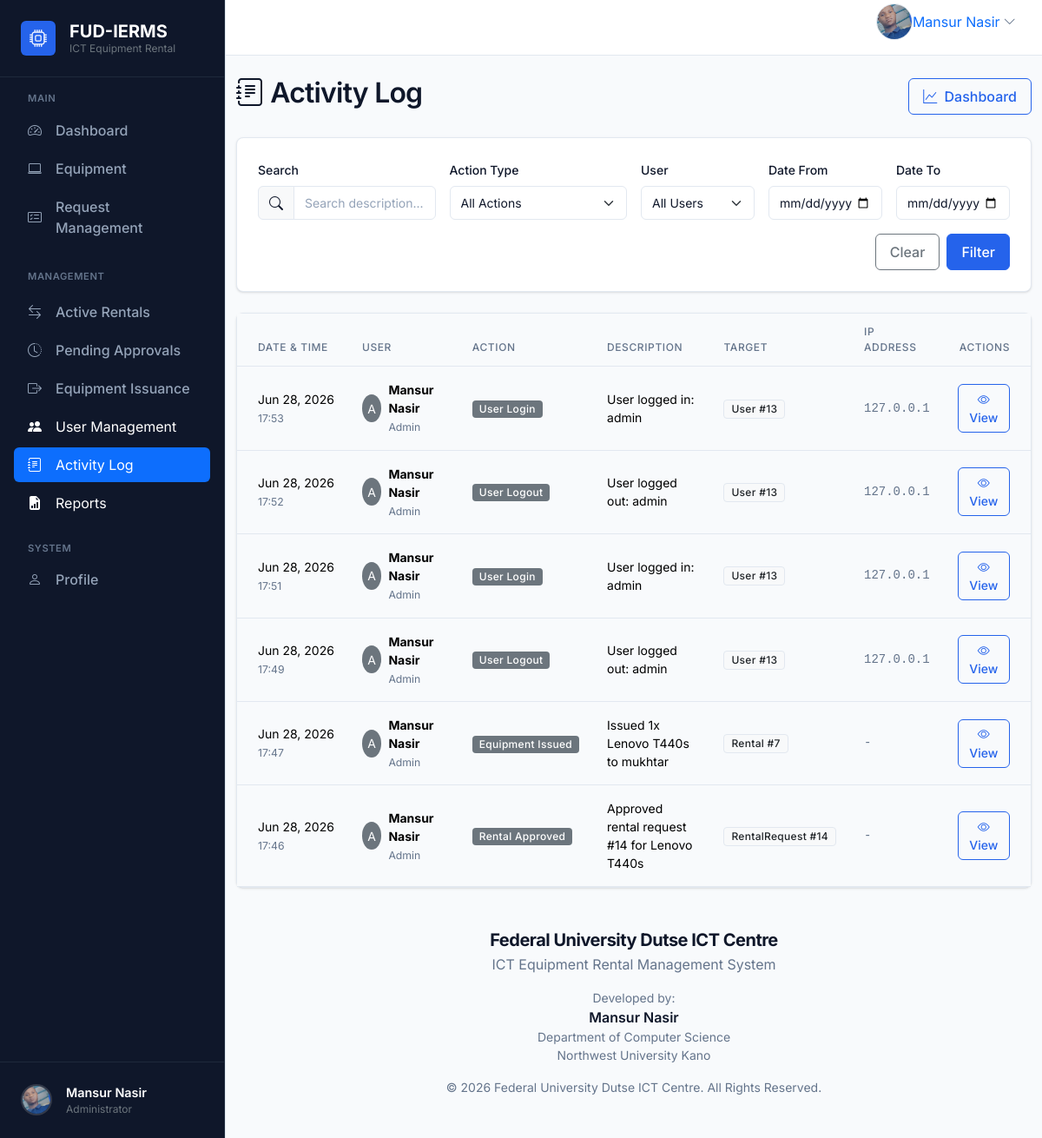
The app's page /activity/ (signed in), older data.
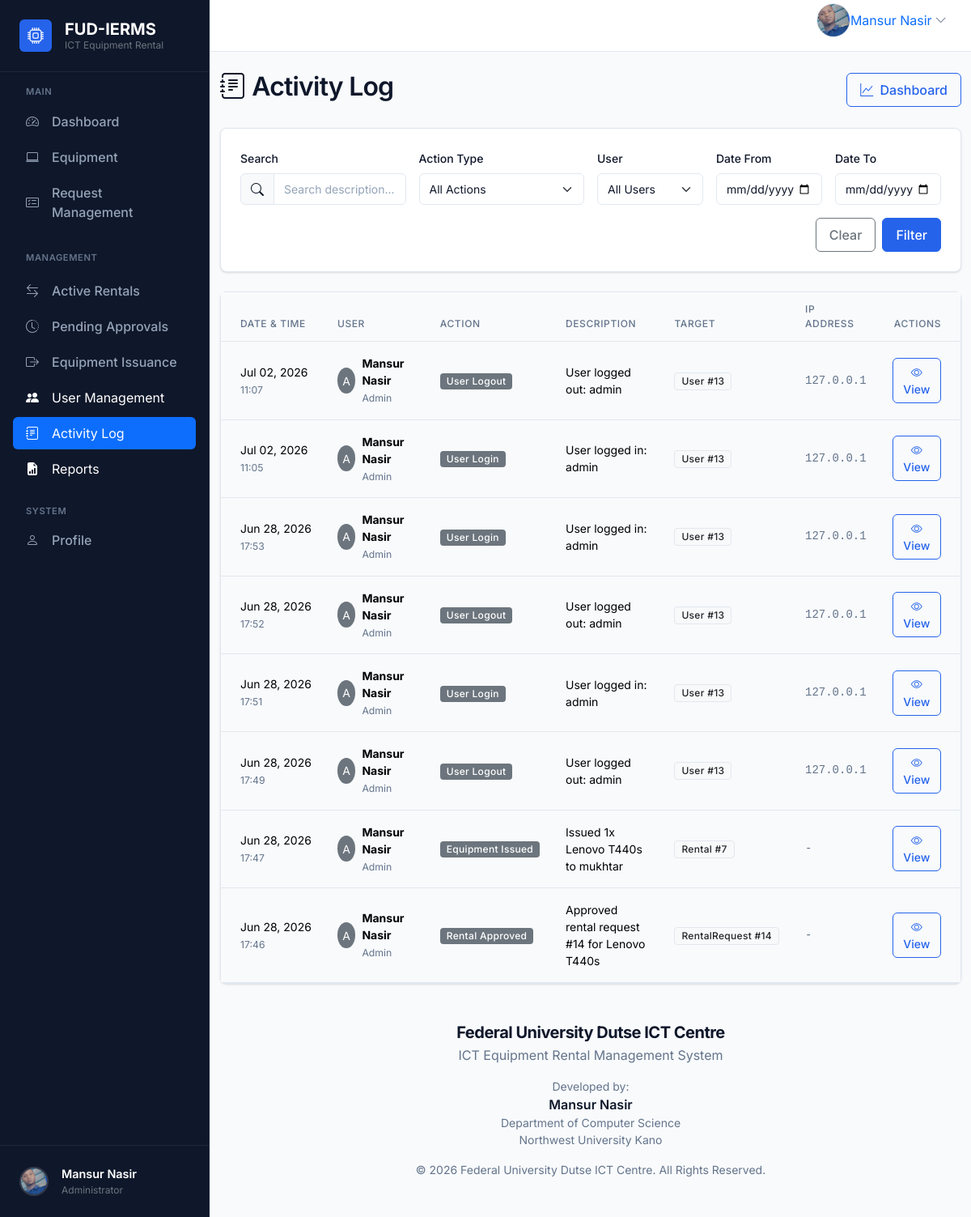
The same page, newer data.
### activitylog/models.py (models this page shows, shortened)
class ActivityLog(models.Model):
    class ActionType(models.TextChoices):
        USER_REGISTERED     = "USER_REGISTERED",     "User Registered"
        USER_LOGIN          = "USER_LOGIN",          "User Login"
        USER_LOGOUT         = "USER_LOGOUT",         "User Logout"
        EQUIPMENT_ADDED     = "EQUIPMENT_ADDED",     "Equipment Added"
        EQUIPMENT_UPDATED   = "EQUIPMENT_UPDATED",   "Equipment Updated"
        EQUIPMENT_DELETED   = "EQUIPMENT_DELETED",   "Equipment Deleted"
        RENTAL_REQUEST_CREATED = "RENTAL_REQUEST_CREATED", "Rental Request Created"
        RENTAL_APPROVED     = "RENTAL_APPROVED",     "Rental Approved"
        RENTAL_REJECTED     = "RENTAL_REJECTED",     "Rental Rejected"
        EQUIPMENT_ISSUED    = "EQUIPMENT_ISSUED",    "Equipment Issued"
        EQUIPMENT_RETURNED  = "EQUIPMENT_RETURNED",  "Equipment Returned"
        USER_UPDATED        = "USER_UPDATED",        "User Updated"
        USER_SUSPENDED      = "USER_SUSPENDED",      "User Suspended"
        USER_ACTIVATED      = "USER_ACTIVATED",      "User Activated"
        REPORT_GENERATED    = "REPORT_GENERATED",    "Report Generated"
    user = models.ForeignKey(
        settings.AUTH_USER_MODEL,
        on_delete=models.SET_NULL,
        null=True, blank=True,
        related_name="activity_logs",
        help_text="The user who performed the action.",
    )
    action = models.CharField(max_length=50, choices=ActionType.choices, db_index=True)
    description = models.TextField(help_text="Human-readable description of what happened.")
    target_model = models.CharField(max_length=100, blank=True, help_text="e.g. 'Equipment', 'User', 'RentalRequest'")
    target_id = models.PositiveIntegerField(null=True, blank=True, help_text="PK of the affected object.")
    ip_address = models.GenericIPAddressField(null=True, blank=True)
    created_at = models.DateTimeField(auto_now_add=True, db_index=True)
    class Meta:
        ordering = ["-created_at"]
        indexes = [
            models.Index(fields=["action"]),
            models.Index(fields=["-created_at"]),
            models.Index(fields=["user", "-created_at"]),
        ]

### accounts/models.py (models this page shows, shortened)
class User(AbstractUser):
    objects = CustomUserManager()
    class Role(models.TextChoices):
        ADMIN = "ADMIN", "Admin"
        STUDENT = "STUDENT", "Student"
        STAFF = "STAFF", "Staff"
    role = models.CharField(
        max_length=20,
        choices=Role.choices,
        default=Role.STUDENT,
        db_index=True,
    )
    phone = models.CharField(max_length=20, blank=True, db_index=True)
    faculty = models.CharField(max_length=255, blank=True)
    department = models.CharField(max_length=255, blank=True)
    profile_image = models.ImageField(
        upload_to="profile_images/",
        blank=True,
        null=True,
    )
    created_at = models.DateTimeField(auto_now_add=True)
    updated_at = models.DateTimeField(auto_now=True)
    class Meta:
        verbose_name = "User"
        verbose_name_plural = "Users"
        ordering = ["-created_at"]
        indexes = [
            models.Index(fields=["role"]),
        ]

### activitylog/views.py (the view)
# urls.py: path("", views.ActivityLogListView.as_view(), name="log_list"),
class ActivityLogListView(AdminRequiredMixin, ListView):
    model = ActivityLog
    template_name = "activitylog/log_list.html"
    context_object_name = "logs"
    paginate_by = 25
    def get_queryset(self):
        qs = super().get_queryset().select_related("user")
        action = self.request.GET.get("action")
        if action:
            qs = qs.filter(action=action)
        user_id = self.request.GET.get("user_id")
        if user_id:
            qs = qs.filter(user_id=user_id)
        date_from = self.request.GET.get("date_from")
        if date_from:
            qs = qs.filter(created_at__gte=date_from)
        date_to = self.request.GET.get("date_to")
        if date_to:
            qs = qs.filter(created_at__lte=date_to)
        q = self.request.GET.get("q")
        if q:
            qs = qs.filter(
                Q(description__icontains=q) |
                Q(target_model__icontains=q)
            )
        return qs
    def get_context_data(self, **kwargs):
        context = super().get_context_data(**kwargs)
        context["actions"] = ActivityLog.ActionType.choices
        user_ids = ActivityLog.objects.exclude(user__isnull=True).values_list('user_id', flat=True).distinct()
        context["users"] = User.objects.filter(id__in=user_ids).order_by("username")
        get_copy = self.request.GET.copy()
        if "page" in get_copy:
            del get_copy["page"]
        context["query_params"] = get_copy.urlencode()
        return context

### accounts/context_processors.py (called while the page is built)
def branding(request: Any) -> dict[str, str]:
    return {
        "system_name": getattr(settings, "SYSTEM_NAME", "ICT Equipment Rental Management System"),
        "short_system_name": getattr(settings, "SHORT_SYSTEM_NAME", "FUD EquipTrack"),
        "organization_name": getattr(settings, "ORGANIZATION_NAME", "Federal University Dutse ICT Centre"),
        "system_description": getattr(
            settings,
            "SYSTEM_DESCRIPTION",
            "A secure platform for requesting, issuing, tracking, and managing ICT equipment.",
        ),
        "copyright_text": getattr(
            settings,
            "COPYRIGHT_TEXT",
            "© 2026 Federal University Dutse ICT Centre",
        ),
    }

### accounts/mixins.py (called while the page is built)
    def dispatch(self, request, *args, **kwargs):
        if not request.user.is_authenticated or request.user.role != User.Role.ADMIN:
            return self.handle_no_permission()
        return super().dispatch(request, *args, **kwargs)

### templates/activitylog/log_list.html (shortened to what the changed rows need)
{% extends "base.html" %}
{% block content %}
<div class="d-flex justify-content-between align-items-center mb-4">
    <h2><i class="bi bi-journal-text me-2"></i>Activity Log</h2>
</div>
<div class="card shadow-sm">
    <div class="card-body p-0">
        <div class="table-responsive">
            <table class="table table-hover align-middle mb-0">
                <thead class="table-light">
                    <tr>
                        <th scope="col" class="ps-4">Date & Time</th>
                        <th scope="col">User</th>
                        <th scope="col">Action</th>
                        <th scope="col">Description</th>
                        <th scope="col">Target</th>
                        <th scope="col">IP Address</th>
                        <th scope="col" class="text-end pe-4">Actions</th>
                    </tr>
                </thead>
                <tbody>
                    {% for log in logs %}
                    <tr>
                        <td class="ps-4 text-nowrap">
                            {{ log.created_at|date:"M d, Y" }}<br>
                            <small class="text-muted">{{ log.created_at|time:"H:i" }}</small>
                        </td>
                        <td>
                            {% if log.user %}
                            <div class="d-flex align-items-center">
                                {% if log.user.profile_photo %}
                                    <img src="{{ log.user.profile_photo.url }}" alt="{{ log.user.username }}" class="rounded-circle me-2" width="32" height="32" style="object-fit: cover;">
                                {% else %}
                                    <div class="bg-secondary rounded-circle d-flex justify-content-center align-items-center text-white me-2" style="width: 32px; height: 32px;">
                                        {{ log.user.username|make_list|first|upper }}
                                    </div>
                                {% endif %}
                                <div>
                                    <div class="fw-bold">{{ log.user.get_full_name|default:log.user.username }}</div>
                                    <small class="text-muted">{{ log.user.get_role_display }}</small>
                                </div>
                            </div>
                            {% else %}
                            <span class="text-muted fst-italic">System</span>
                            {% endif %}
                        </td>
                        <td>
                            <span class="badge bg-secondary">{{ log.get_action_display }}</span>
                        </td>
                        <td>{{ log.description }}</td>
                        <td>
                            {% if log.target_model %}
                            <span class="badge bg-light text-dark border">{{ log.target_model }} #{{ log.target_id|default:"-" }}</span>
                            {% else %}
                            <span class="text-muted">-</span>
                            {% endif %}
                        </td>
                        <td class="text-muted font-monospace small">{{ log.ip_address|default:"-" }}</td>
                        <td class="text-end pe-4">
                            <a href="{% url 'activitylog:log_detail' log.pk %}" class="btn btn-sm btn-outline-primary">
                                <i class="bi bi-eye"></i> View
                            </a>
                        </td>
                    </tr>
                    {% endfor %}
                </tbody>
            </table>
        </div>
    </div>
</div>
{% endblock %}

Row changes from the older to the newer data that the page shows:
added ActivityLog: created_at "Jul 02, 2026", created_at "11:07", user.username|make_list "A", user.get_full_name "Mansur Nasir", user.role "Admin", action "User Logout", description "User logged out: admin", target_model "User", target_id "13", ip_address "127.0.0.1"
added ActivityLog: created_at "Jul 02, 2026", created_at "11:05", user.username|make_list "A", user.get_full_name "Mansur Nasir", user.role "Admin", action "User Login", description "User logged in: admin", target_model "User", target_id "13", ip_address "127.0.0.1"
